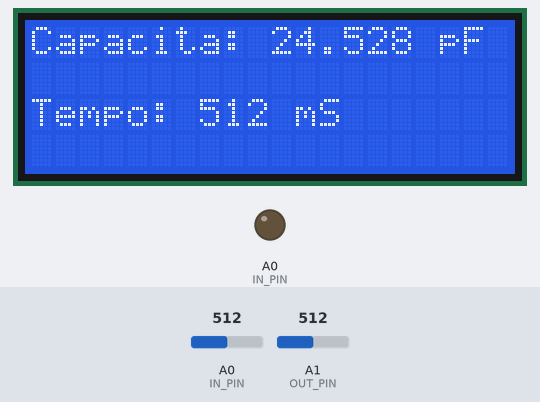
Bench run of a sketch on a simulated Arduino Uno, built with avr-gcc and run on an emulated ATmega328P. On the bench: 20×4 character LCD, output pins drawn as LEDs (lit = HIGH). Inputs (shaded band) come from the test bench; at power-on: A0 (IN_PIN) = 512, A1 (OUT_PIN) = 512. Pins used as bus, display or sensor lines are not drawn.

Above: at 5.3 s.
5.4 s: A0 (IN_PIN) set to 982
At 6.3 s:
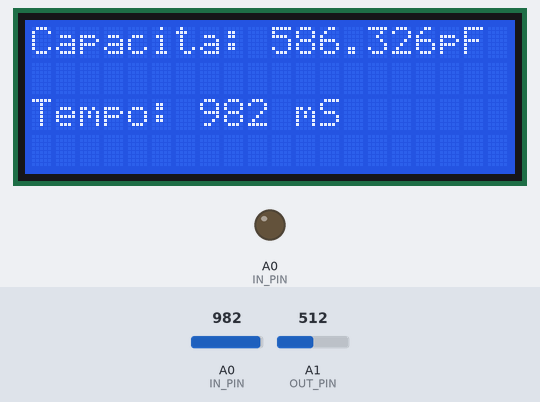
7.5 s: A0 (IN_PIN) set to 1011
At 9.0 s:
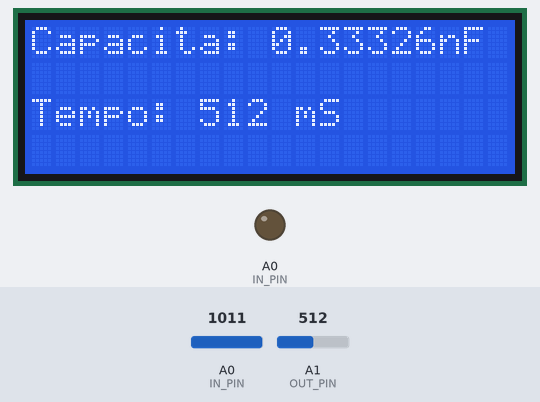
11.5 s: A0 (IN_PIN) set to 990
At 13.3 s:
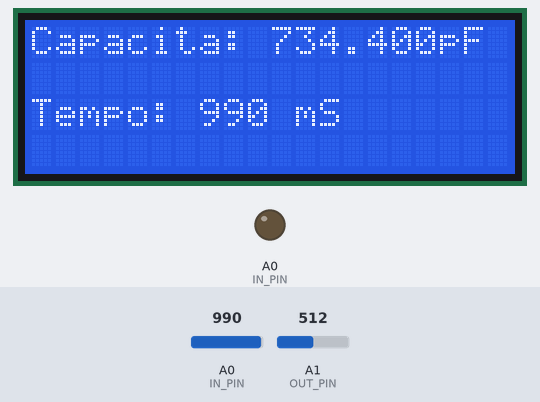
Timing chart, 0 to 14.8 s (numbered marks = the images above; inputs shaded):
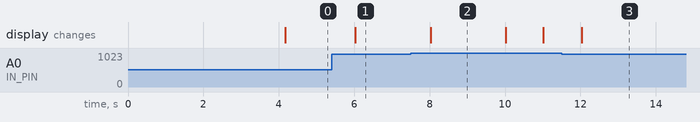

The sketch:

CapacimetrINO.ino
```cpp
#include <Wire.h>
#include <LiquidCrystal_I2C.h>

LiquidCrystal_I2C lcd(0x3F, 20, 4);

const int OUT_PIN = A1;
const int IN_PIN = A0;
const int MAX_ADC_VALUE = 1023;
const float IN_STRAY_CAP_TO_GND = 24.48;
const float IN_CAP_TO_GND = IN_STRAY_CAP_TO_GND;
const float R_PULLUP = 34.8;

void setup() {
  lcd.init();
  lcd.backlight();
  pinMode(OUT_PIN, OUTPUT);
  pinMode(IN_PIN, OUTPUT);
  lcd.setCursor(0, 0);
  lcd.print("   CapacimetrINO    ");
  lcd.setCursor(0, 1);
  lcd.print("  Pagina Facebook:  ");
  lcd.setCursor(0, 2);
  lcd.print("Progetti & Tutorial");
  lcd.setCursor(0, 3);
  lcd.print("      Ardunio       ");
  delay(4000);
  lcd.clear();
}

void loop() {
  pinMode(IN_PIN, INPUT);
  digitalWrite(OUT_PIN, HIGH);
  int val = analogRead(IN_PIN);
  digitalWrite(OUT_PIN, LOW);

  if (val < 1000) {
    pinMode(IN_PIN, OUTPUT);
    float capacitance = (float)val * IN_CAP_TO_GND / (float)(MAX_ADC_VALUE -
                        val);
    lcd.setCursor(0, 0);
    lcd.print(F("Capacita: "));
    lcd.setCursor(10, 0);
    lcd.print(capacitance, 3);
    lcd.setCursor(17, 0);
    lcd.print(F("pF "));
    lcd.setCursor(0, 2);
    lcd.print("Tempo: ");
    lcd.setCursor(7, 2);
    lcd.print(val);
    lcd.setCursor(11, 2);
    lcd.print("mS");
  }

  else {
    pinMode(IN_PIN, OUTPUT);
    delay(1);
    pinMode(OUT_PIN, INPUT_PULLUP);
    unsigned long u1 = micros();
    unsigned long t;
    int digVal;

    do {
      digVal = digitalRead(OUT_PIN);
      unsigned long u2 = micros();
      t = u2 > u1 ? u2 - u1 : u1 - u2;
    }

    while ((digVal < 1) && (t < 400000L));

    pinMode(OUT_PIN, INPUT);
    val = analogRead(OUT_PIN);
    digitalWrite(IN_PIN, HIGH);
    int dischargeTime = (int)(t / 1000L) * 5;
    delay(dischargeTime);
    pinMode(OUT_PIN, OUTPUT);
    digitalWrite(OUT_PIN, LOW);
    digitalWrite(IN_PIN, LOW);

    float capacitance = -(float)t / R_PULLUP
                        / log(1.0 - (float)val / (float)MAX_ADC_VALUE);

    lcd.setCursor(0, 0);
    lcd.print(F("Capacita: "));

    if (capacitance > 1000.0) {
      lcd.setCursor(10, 0);
      lcd.print(capacitance / 1000.0, 2);
      lcd.setCursor(17, 0);
      lcd.print(F("uF "));
      lcd.setCursor(0, 2);
      lcd.print("Tempo: ");
      lcd.setCursor(7, 2);
      lcd.print(val);
      lcd.setCursor(11, 2);
      lcd.print("mS");
    }

    else {
      lcd.setCursor(10, 0);
      lcd.print(capacitance, 2);
      lcd.setCursor(17, 0);
      lcd.print(F("nF "));
      lcd.setCursor(0, 2);
      lcd.print("Tempo: ");
      lcd.setCursor(7, 2);
      lcd.print(val);
      lcd.setCursor(11, 2);
      lcd.print("mS");
    }
  }

  while (millis() % 1000 != 0);
}
```

Measured:
- the behaviour switches between 999 and 1000 on A0 (IN_PIN) (found by bisection; images 1 and 2)
- after the input at 5.4 s, the display: changes after 0.63 s (image 1)
- after the input at 7.5 s, the display: changes after 0.53 s (image 2)
- after the input at 11.5 s, the display: changes after 0.53 s (image 3)
- what the display in image 2 shows lasts 2.0 s, from 8.0 s to 10.0 s
